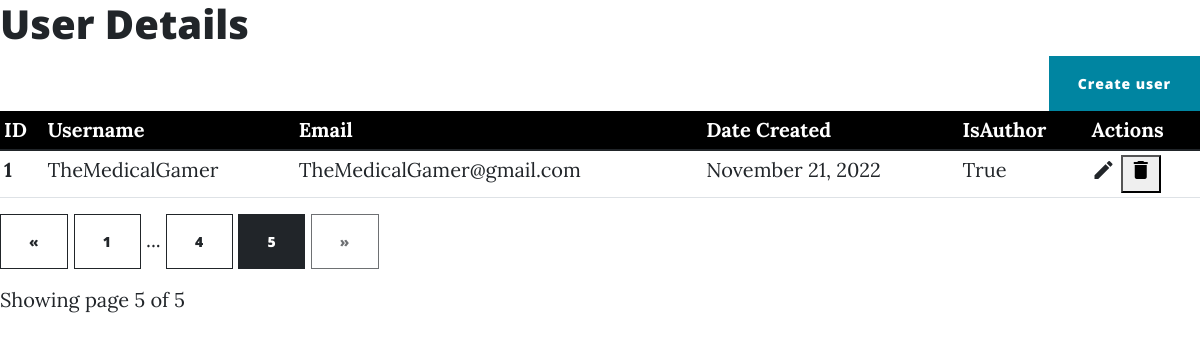
The app's page /dashboard/users?page=5 (signed in), older data.
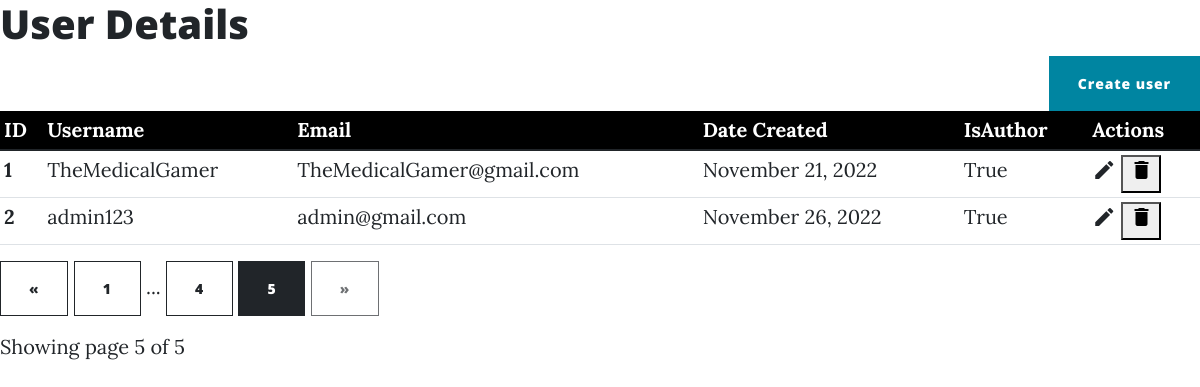
The same page, newer data.
### BetterBlog/models.py (models this page shows, shortened)
class User(db.Model, UserMixin):
    id = db.Column(db.Integer, primary_key=True)
    email = db.Column(db.String(150), unique=True)
    username = db.Column(db.String(150), unique=True)
    password = db.Column(db.String(150))
    date_created = db.Column(db.String(150), default=datetime.today())
    posts = db.relationship('Post', backref="user", passive_deletes=True)
    comments = db.relationship('Comment', backref="user", passive_deletes=True)
    is_Author = db.Column(db.Boolean)  # default = false, preventing user from importing post without verify account

### BetterBlog/controlPanel.py (the view)
@manage.route('/users')
@login_required
def users():
    page = request.args.get('page', 1, type=int)
    pagination = User.query.order_by(User.id).paginate(page=page, per_page=2)
    return render_template("admin/users.html", users=pagination, pagination=pagination)

### BetterBlog/templates/admin/users.html (shortened to what this page needs)
{% import "bootstrap/wtf.html" as wtf %}
{% extends 'admin/adminbase.html' %}
{% block content %}
{% if not is_edit %}
<head>
<h1> User Details</h1>
</head>
<div class="container" style="margin-right: 0px;padding-right: 0px;">
        <div class="row justify-content-end">
            <div class="col-4">
                <button type="button" class="btn btn-primary" style="float:right;">Create user</button>
            </div>
        </div>
</div>
<div class="table-responsive">
    <table class="table table-hover table-sm">
        <thead class="thead" id="thead_dark">
            <tr>
                <th>ID</th>
                <th>Username</th>
                <th>Email</th>
                <th>Date Created</th>
                <th>IsAuthor</th>
                <th>Actions</th>
            </tr>
        </thead>
        <tbody>
            {% for user in users.items %}
            <tr>
                <th scope="row">{{ loop.index }}</th>
                <td>{{ user.username }}</td>
                <td>{{user.email}}</td>
                <td>{{ user.date_created }}</td>
                <td>{{user.is_Author}}</td>
                <td>
                                <a href={{url_for('controlPanel.edit_user',user_id=user.id)}}>
                                    <i class="material-icons" data-toggle="tooltip" title="Edit">&#xE254;</i>
                                </a>
								<button id="{{user.id}}" name="DeleteAuthor" onclick="document.getElementById('deleteEmployeeModal').style.display='block';document.getElementById('delete_user_id').setAttribute('value',this.id)">
                                    <i class="material-icons" data-toggle="tooltip" title="Delete" >&#xE872;</i>
                                </button>
                </td>
            </tr>
            {% endfor %}
        </tbody>
    </table>
</div>
<div class="text-right">
    <a href="{{ url_for('controlPanel.users', page=pagination.prev_num) }}"
       class="btn btn-outline-dark
       {% if pagination.page == 1 %}disabled{% endif %}">
        &laquo;
    </a>
    {% for page_num in pagination.iter_pages(left_edge=1, right_edge=1, left_current=1, right_current=2) %}
{% if page_num %}
            {% if pagination.page == page_num %}
            <a href="{{ url_for('controlPanel.users', page=page_num) }}"
               class="btn btn-dark">
                {{ page_num }}
            </a>
            {% else %}
            <a href="{{ url_for('controlPanel.users', page=page_num) }}"
               class="btn btn-outline-dark">
                {{ page_num }}
            </a>
            {% endif %}
        {% else %}
            ...
        {% endif %}
    {% endfor %}
    <a href="{{ url_for('controlPanel.users', page=pagination.next_num) }}"
       class="btn btn-outline-dark
       {% if pagination.page == pagination.pages %}disabled{% endif %}">
        &raquo;
    </a>
</div>
<p class="text-right mt-3">
   Showing page {{ pagination.page }} of {{ pagination.pages }}
</p>
{% endif %}
{% endblock %}

### BetterBlog/templates/admin/adminbase.html (shortened to what this page needs)
<!doctype html>
<html lang="en">
  <head>
      <link rel="stylesheet" href="https://cdnjs.cloudflare.com/ajax/libs/font-awesome/6.2.1/css/all.min.css">
        <link  href="{{url_for('static',filename='css/styles.css')}}" rel="stylesheet" type= "text/css" />
  </head>
  <body>
  {% block content %}
  {% endblock %}
  </body>
</html>

Row changes from the older to the newer data that the page shows:
added User: username "admin123", email "admin@gmail.com", date_created "November 26, 2022", is_Author "True"
